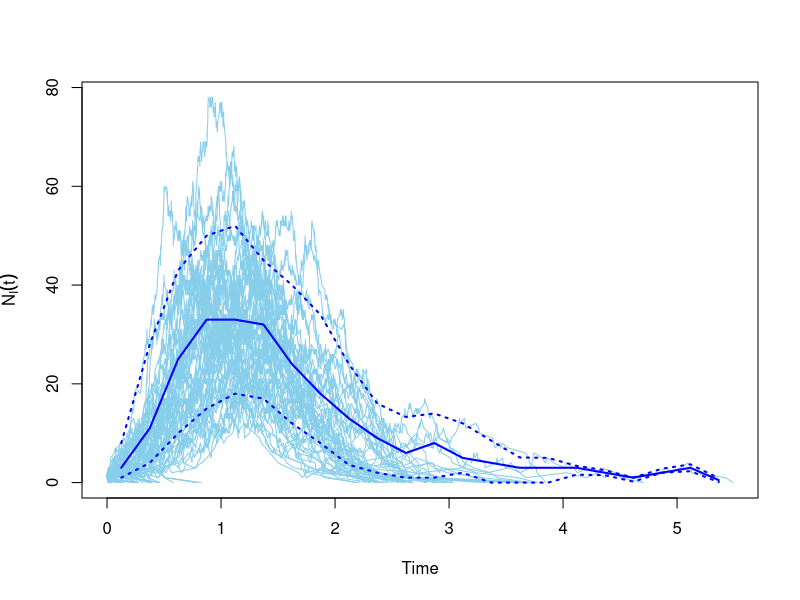
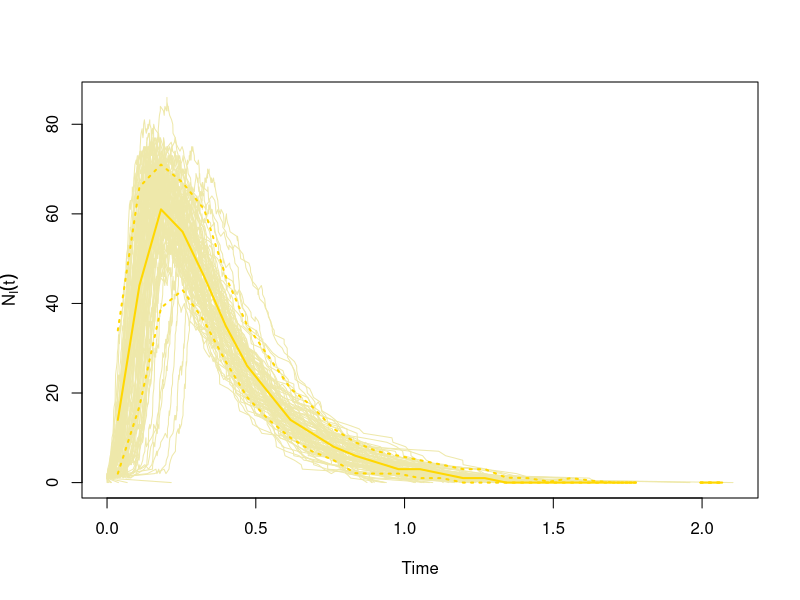
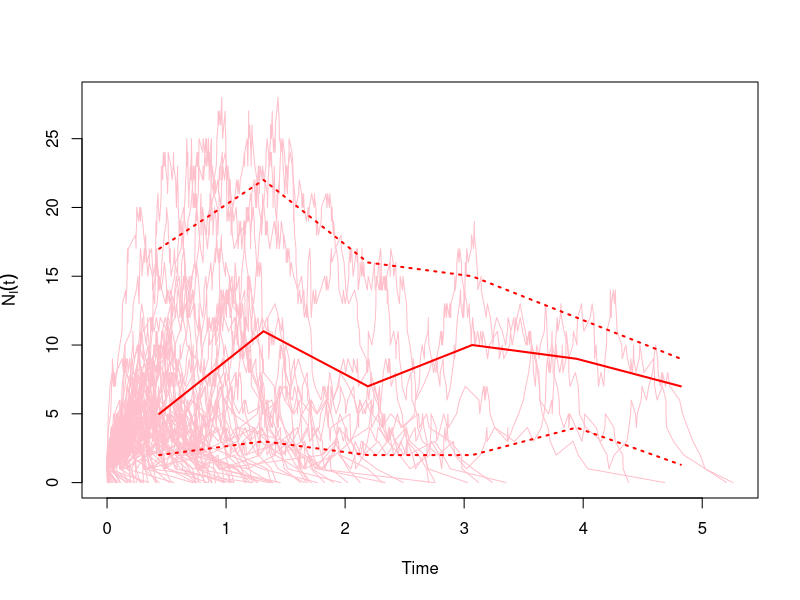
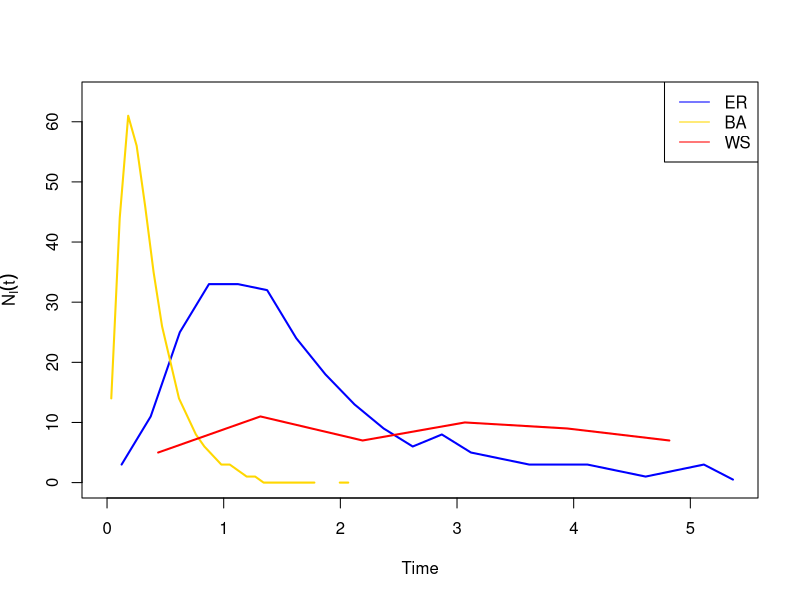

Source code (R) for these figures, in order:
## ---- chunk 1
library(igraph)
## ---- chunk 2
gl <- list()
gl$ba <- barabasi.game(n = 100,m = 12 , directed=FALSE)
gl$er <- erdos.renyi.game(n = 250, p.or.m = 0.02, type=c("gnp"))
gl$ws <- watts.strogatz.game(dim = 1, size = 1000, nei = 3, p = 0.01)
## ---- chunk 3
beta <- 2
gamma <- 4
ntrials <- 100

# Running function sir for each element of list gl (list with graphs)
sim <- lapply(gl, sir, beta=beta, gamma=gamma, no.sim=ntrials)
## ---- chunk 4
plot(sim$er)
plot(sim$ba, color="palegoldenrod", median_color="gold", quantile_color="gold")
plot(sim$ws, color="pink", median_color="red", quantile_color="red")

x.max <- max(sapply(sapply(sim, time_bins), max))
y.max <- 1.05 * max(sapply(sapply(sim, function(x) median(x)[["NI"]]), max, na.rm=TRUE))

plot(time_bins(sim$er), median(sim$er)[["NI"]], type="l", lwd=2, col="blue", xlim=c(0, x.max), ylim=c(0, y.max), xlab="Time", ylab=expression(N[I](t)))
lines(time_bins(sim$ba), median(sim$ba)[["NI"]], lwd=2, col="gold")
lines(time_bins(sim$ws), median(sim$ws)[["NI"]],lwd=2, col="red")
legend("topright", c("ER", "BA", "WS"),col=c("blue", "gold", "red"), lty=1)
